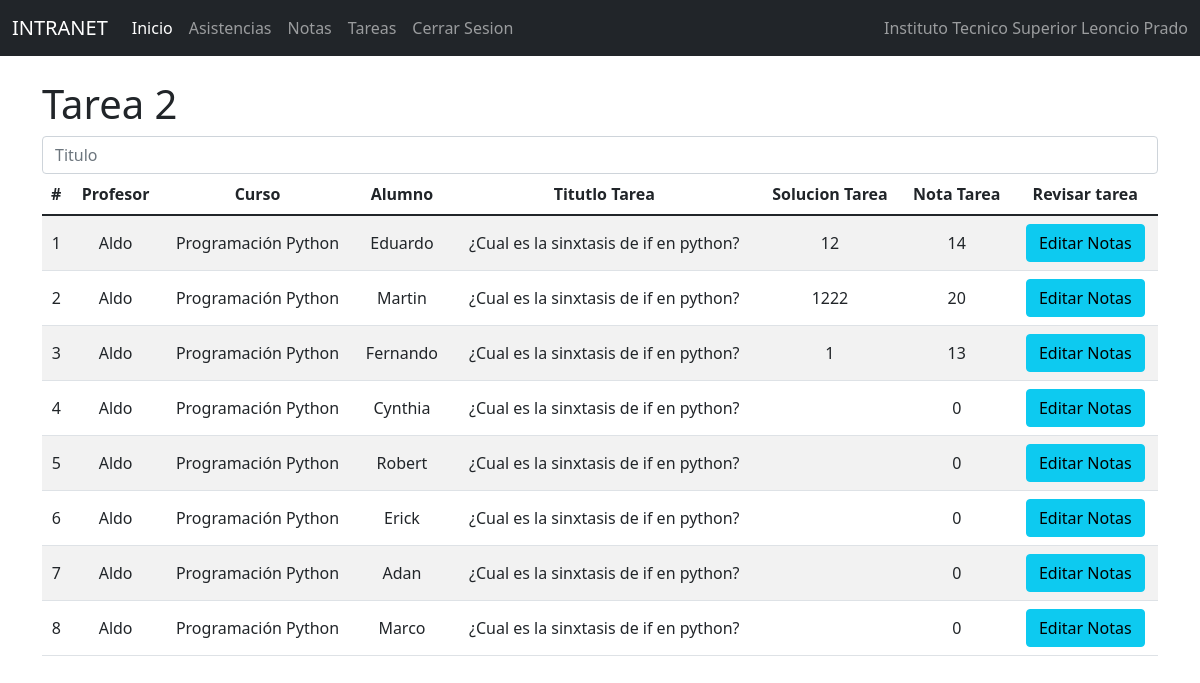
/indntt2/, run on the app's committed database.
### Notas/models.py (models this page shows, shortened)
class Notas(models.Model):
    id=models.IntegerField(primary_key=True)
    profesor = models.ForeignKey(Profesor, null=True,blank=True,on_delete=models.CASCADE)
    curso = models.ForeignKey(Curso, null=True,blank=True,on_delete=models.CASCADE)
    alumno = models.OneToOneField(to='Estudiante', to_field='id', null=True, blank=True, on_delete=models.CASCADE)
    sesion1_nt = models.IntegerField()
    sesion1_asis=models.CharField(max_length=50)
    tarea1_info = models.ForeignKey(Tarea1, null=True,blank=True,on_delete=models.CASCADE)
    soltarea1 = models.CharField(max_length=1000)
    notatarea1 = models.IntegerField()
    sesion2_nt = models.IntegerField()
    sesion2_asis=models.CharField(max_length=50)
    tarea2_info = models.ForeignKey(Tarea2, null=True,blank=True,on_delete=models.CASCADE)
    soltarea2 = models.CharField(max_length=1000)
    notatarea2 = models.IntegerField()
    sesion3_nt = models.IntegerField()
    sesion3_asis=models.CharField(max_length=50)
    tarea3_info = models.ForeignKey(Tarea3, null=True,blank=True,on_delete=models.CASCADE)
    soltarea3 = models.CharField(max_length=1000)
    notatarea3 = models.IntegerField()
    sesion4_nt = models.IntegerField()
    sesion4_asis=models.CharField(max_length=50)
    tarea4_info = models.ForeignKey(Tarea4, null=True,blank=True,on_delete=models.CASCADE)
    soltarea4 = models.CharField(max_length=1000)
    notatarea4 = models.IntegerField()
    sesion5_nt = models.IntegerField()
    sesion5_asis=models.CharField(max_length=50)
    tarea5_info = models.ForeignKey(Tarea5, null=True,blank=True,on_delete=models.CASCADE)
    soltarea5 = models.CharField(max_length=1000)
    notatarea5 = models.IntegerField()

class Profesor(models.Model):
    id=models.IntegerField(primary_key=True)
    nompro=models.CharField(max_length=50)
    apepro=models.CharField(max_length=50)
    dnipro=models.CharField(max_length=50)
    direccionpro=models.CharField(max_length=50)
    distritopro=models.ForeignKey(Distrito, null=True,blank=True,on_delete=models.CASCADE)
    emailpro=models.EmailField()
    estpro=models.IntegerField()
    usuario=models.OneToOneField(to='Usuario', to_field='id', null=True, blank=True, on_delete=models.CASCADE)

class Curso(models.Model):
    id=models.IntegerField(primary_key=True)
    nomcur=models.CharField(max_length=30)
    creditos=models.IntegerField()
    estcur=models.IntegerField()

class Estudiante(models.Model):
    id=models.IntegerField(primary_key=True)
    nomest=models.CharField(max_length=50)
    apeest=models.CharField(max_length=50)
    dniest=models.CharField(max_length=8)
    direccion=models.CharField(max_length=50)
    emailest=models.EmailField()
    estest=models.IntegerField()
    usuario=models.OneToOneField(to='Usuario', to_field='id', null=True, blank=True, on_delete=models.CASCADE)
    carrera=models.ForeignKey(Carrera, null=True, blank=True, on_delete=models.CASCADE)
    distrito=models.ForeignKey(Distrito, null=True, blank=True, on_delete=models.CASCADE)

class Tarea2(models.Model):
    id=models.IntegerField(primary_key=True)
    tittar = models.CharField(max_length=1000)
    destar = models.CharField(max_length=1000)
    profesor = models.ForeignKey(Profesor, null=True, blank=True, on_delete=models.CASCADE)
    curso =models.ForeignKey(Curso, null=True, blank=True, on_delete=models.CASCADE)
    carrera=models.ForeignKey(Carrera, null=True, blank=True, on_delete=models.CASCADE)

### Notas/views.py (the view)
# urls.py: path('indntt2/', indntt2),
def indntt2 (request):
    notas = Notas.objects.all()
    carrera = Carrera.objects.all()
    curso = Curso.objects.all()
    profesor = Profesor.objects.all()
    return render(request, 'PROCESOS/RegNotasTareas/gestionregntt2.html', {"notas": notas, "carrera":carrera,
    "curso":curso, "profesor":profesor})

### Notas/Templates/PROCESOS/RegNotasTareas/gestionregntt2.html (shortened to what this page needs)
{% extends "../../basepro.html" %}
{% block body %}
<div class="row">
    <div class="col-sm-12 col-md-12 col-lg-12 col-xl-12 ">
        <div class="table-responsive">
            <h1>Tarea 2</h1>
                <div class="form-group">
                    <input type="text" id="txtnta" name="txtnta" class="form-control" placeholder="Titulo" minlength="1"
                        maxlength="20" required>
                </div>
            <table class="table table-striped">
                <thead>
                    <tr>
                        <th>#</th>
                        <th>Profesor</th>
                        <th>Curso</th>
                        <th>Alumno</th>
                        <th>Titutlo Tarea</th>
                        <th>Solucion Tarea</th>
                        <th>Nota Tarea</th>
                        <th class="2">Revisar tarea</th>
                    </tr>
                </thead>
                <tbody>
                    {% for c in notas %}
                    <tr>
                        <td>{{forloop.counter}}</td>
                        <td>{{c.profesor.nompro}}</td>
                        <td>{{c.curso.nomcur}}</td>
                        <td>{{c.alumno.nomest}}</td>
                        <td>{{c.tarea2_info.tittar}}</td>
                        <td>{{c.soltarea2}}</td>
                        <td>{{c.notatarea2}}</td>
                        <td><a href="/editarntt2/{{c.id}}" class="btn btn-info">Editar Notas</a></td>
                    </tr>
                    {% endfor %}
                </tbody>
            </table>
        </div>
    </div>
</div>
{% endblock %}

### Notas/static/css/gestiontipusu.css (style rules this page uses)
th, td { text-align: center; vertical-align: middle; }

### data on the page
Notas: profesor.nompro "Aldo", curso.nomcur "Programación Python", alumno.nomest "Eduardo", tarea2_info.tittar "¿Cual es la sinxtasis de if en python?", soltarea2 "12", notatarea2 "14"
Notas: profesor.nompro "Aldo", curso.nomcur "Programación Python", alumno.nomest "Martin", tarea2_info.tittar "¿Cual es la sinxtasis de if en python?", soltarea2 "1222", notatarea2 "20"
Notas: profesor.nompro "Aldo", curso.nomcur "Programación Python", alumno.nomest "Fernando", tarea2_info.tittar "¿Cual es la sinxtasis de if en python?", soltarea2 "1", notatarea2 "13"
Notas: profesor.nompro "Aldo", curso.nomcur "Programación Python", alumno.nomest "Cynthia", tarea2_info.tittar "¿Cual es la sinxtasis de if en python?", notatarea2 "0"
Notas: profesor.nompro "Aldo", curso.nomcur "Programación Python", alumno.nomest "Robert", tarea2_info.tittar "¿Cual es la sinxtasis de if en python?", notatarea2 "0"
Notas: profesor.nompro "Aldo", curso.nomcur "Programación Python", alumno.nomest "Erick", tarea2_info.tittar "¿Cual es la sinxtasis de if en python?", notatarea2 "0"
Notas: profesor.nompro "Aldo", curso.nomcur "Programación Python", alumno.nomest "Adan", tarea2_info.tittar "¿Cual es la sinxtasis de if en python?", notatarea2 "0"
Notas: profesor.nompro "Aldo", curso.nomcur "Programación Python", alumno.nomest "Marco", tarea2_info.tittar "¿Cual es la sinxtasis de if en python?", notatarea2 "0"
